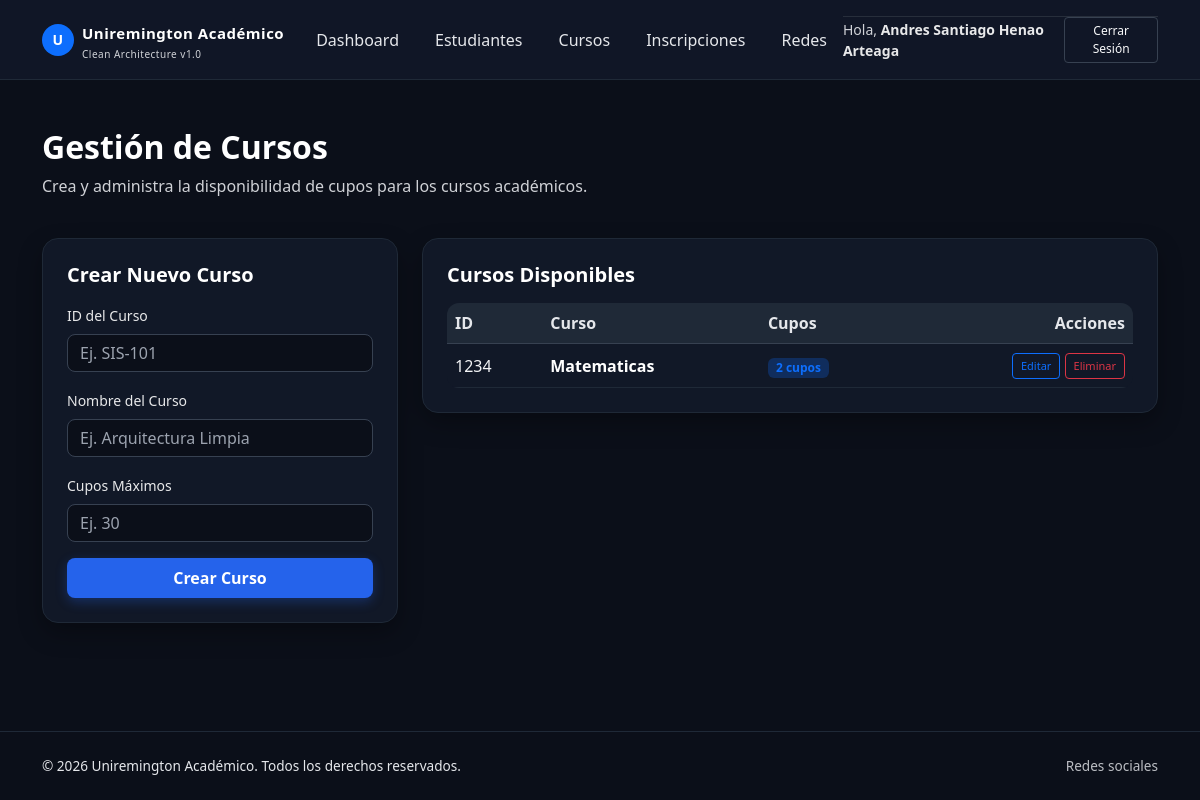
/cursos (signed in), run on an earlier commit of the app's database.
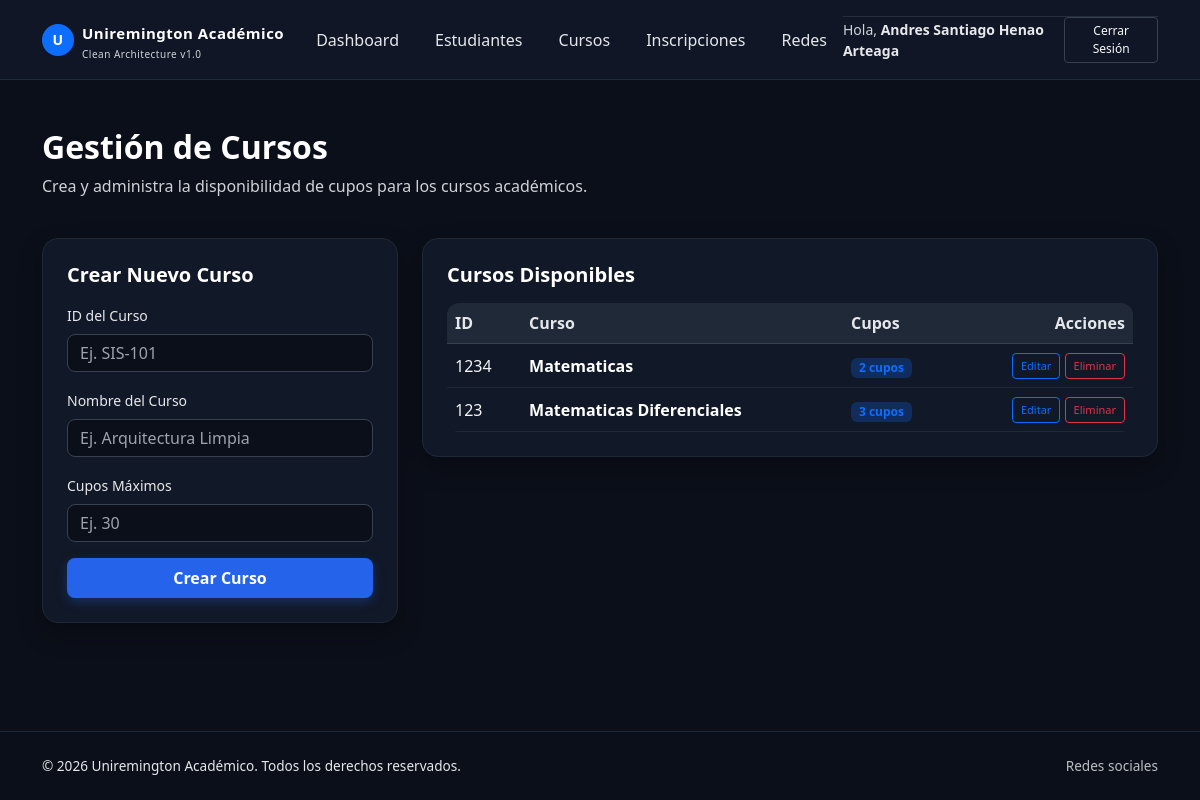
And on a later commit of the database.
### tables this page shows
CREATE TABLE cursos (
                    id TEXT PRIMARY KEY,
                    nombre TEXT,
                    cupos INTEGER
                );

### app.py (the view)
@app.route('/cursos')
def cursos():
    if 'user_id' not in session: return redirect(url_for('login'))
    with db_conn._conectar() as conn:
        cursor = conn.cursor()
        cursor.execute("SELECT * FROM cursos")
        lista = cursor.fetchall()
    return render_template('cursos.html', cursos=lista)

### infrastructure/database.py (called while the page is built)
    def _conectar(self):
        return sqlite3.connect(self.db_name)

### templates/cursos.html
{% extends "base.html" %}
{% block content %}
<div class="row mb-4">
    <div class="col-12">
        <h2 class="fw-bold text-white">Gestión de Cursos</h2>
        <p class="text-muted">Crea y administra la disponibilidad de cupos para los cursos académicos.</p>
    </div>
</div>
<div class="row g-4">
    <div class="col-lg-4">
        <div class="card-dark p-4">
            <h5 class="fw-bold text-white mb-3">Crear Nuevo Curso</h5>
            <form action="/crear_curso" method="POST">
                <div class="mb-3">
                    <label class="form-label text-muted small">ID del Curso</label>
                    <input type="text" name="id_curso" class="form-control" placeholder="Ej. SIS-101" required>
                </div>
                <div class="mb-3">
                    <label class="form-label text-muted small">Nombre del Curso</label>
                    <input type="text" name="nombre_curso" class="form-control" placeholder="Ej. Arquitectura Limpia" required>
                </div>
                <div class="mb-3">
                    <label class="form-label text-muted small">Cupos Máximos</label>
                    <input type="number" name="cupos" class="form-control" placeholder="Ej. 30" required>
                </div>
                <button type="submit" class="btn btn-primary w-100 py-2">Crear Curso</button>
            </form>
        </div>
    </div>
    <div class="col-lg-8">
        <div class="card-dark p-4">
            <h5 class="fw-bold text-white mb-3">Cursos Disponibles</h5>
            <div class="table-responsive">
                <table class="table table-dark-custom align-middle mb-0">
                    <thead>
                        <tr>
                            <th>ID</th>
                            <th>Curso</th>
                            <th>Cupos</th>
                            <th class="text-end">Acciones</th>
                        </tr>
                    </thead>
                    <tbody>
                        {% for cur in cursos %}
                        <tr>
                            <td>{{ cur[0] }}</td>
                            <td class="fw-semibold text-white">{{ cur[1] }}</td>
                            <td><span class="badge bg-primary bg-opacity-25 text-primary px-2 py-1">{{ cur[2] }} cupos</span></td>
                            <td class="text-end">
                                <a href="{{ url_for('editar_curso', id=cur[0]) }}" class="btn btn-outline-primary btn-sm px-2 py-1" style="font-size: 11px;">Editar</a>
                                <a href="/eliminar_curso/{{ cur[0] }}" class="btn btn-outline-danger btn-sm px-2 py-1" style="font-size: 11px;">Eliminar</a>
                            </td>
                        </tr>
                        {% else %}
                        <tr>
                            <td colspan="4" class="text-center text-muted py-4">No hay cursos creados todavía.</td>
                        </tr>
                        {% endfor %}
                    </tbody>
                </table>
            </div>
        </div>
    </div>
</div>
{% endblock %}

What changed in the data, as far as the page shows it:
added cursos: id "123", nombre "Matematicas Diferenciales", cupos "3"
